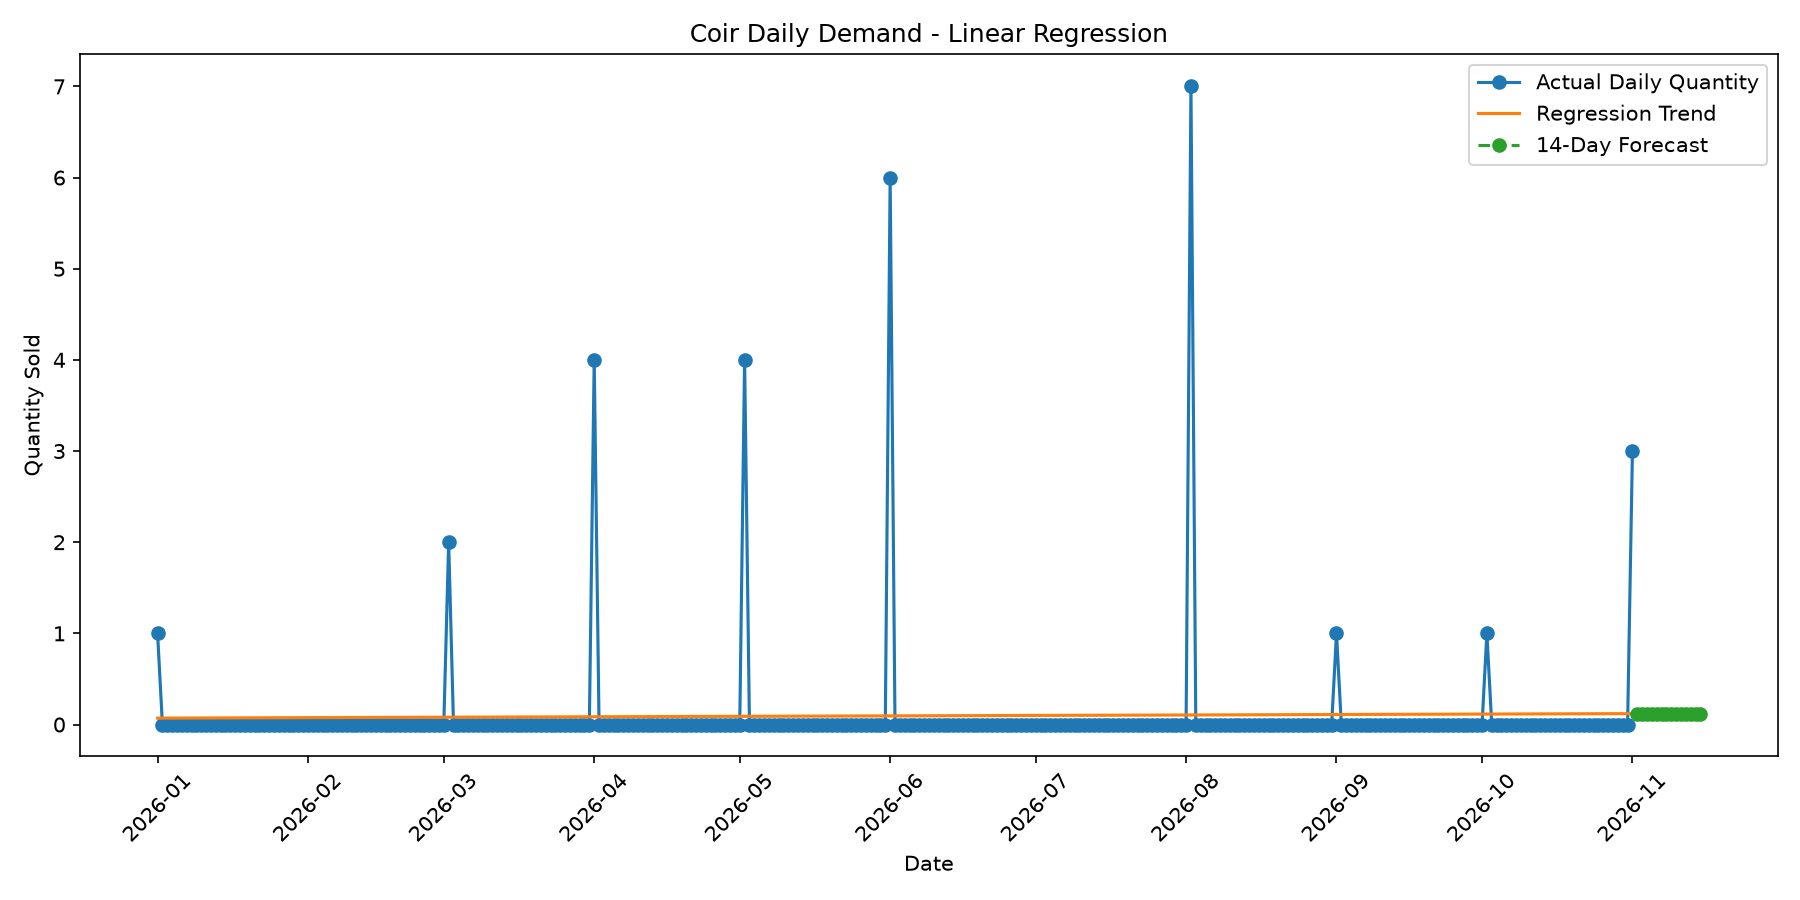

This figure's Python source:

from pathlib import Path

import pandas as pd
import numpy as np
import matplotlib.pyplot as plt

from sklearn.linear_model import LinearRegression
from sklearn.metrics import mean_absolute_error, mean_squared_error, r2_score

# 1. Load the dataset
BASE_DIR = Path(__file__).resolve().parent
file_path = BASE_DIR / "coir_daily_demand.csv"

df = pd.read_csv(file_path)

# 2. Clean the data
df["order_date"] = pd.to_datetime(
    df["order_date"], errors="coerce"
).dt.normalize()

df["demand_quantity"] = pd.to_numeric(
    df["demand_quantity"], errors="coerce"
)

df = df.dropna(
    subset=["order_date", "demand_quantity"]
)

# 3. Aggregate daily demand
daily = (
    df.groupby("order_date")["demand_quantity"]
    .sum()
    .sort_index()
)

# Fill missing dates with zero observed sales.
# Verify that missing dates really mean zero sales.
daily = daily.asfreq("D", fill_value=0)

data = pd.DataFrame({
    "order_date": daily.index,
    "demand_quantity": daily.values
})

if len(data) < 10:
    raise ValueError("Please provide at least 10 daily observations.")

# 4. Create a numerical time variable
data["day_number"] = np.arange(len(data))

X = data[["day_number"]]
y = data["demand_quantity"]

# 5. Split data chronologically (80% training, 20% testing)
split = int(len(data) * 0.8)

X_train = X.iloc[:split]
X_test = X.iloc[split:]

y_train = y.iloc[:split]
y_test = y.iloc[split:]

# 6. Train the regression model
model = LinearRegression()
model.fit(X_train, y_train)

# 7. Predict test-period demand
y_pred = model.predict(X_test)

# 8. Evaluate model performance
mae = mean_absolute_error(y_test, y_pred)
rmse = np.sqrt(mean_squared_error(y_test, y_pred))

r2 = (
    r2_score(y_test, y_pred)
    if len(y_test) >= 2
    else float("nan")
)

print("\n--- REGRESSION ANALYSIS RESULTS ---")
print("Total observations:", len(data))
print("Regression intercept:", round(model.intercept_, 2))
print("Daily trend slope:", round(model.coef_[0], 2))
print("Mean Absolute Error (MAE):", round(mae, 2))
print("Root Mean Squared Error (RMSE):", round(rmse, 2))
print("R-squared:", round(r2, 3))

# 9. Fit the final model using all available data
final_model = LinearRegression()
final_model.fit(X, y)

# 10. Forecast demand for the next 14 days
future_dates = pd.date_range(
    start=data["order_date"].max() + pd.Timedelta(days=1),
    periods=14,
    freq="D"
)

future = pd.DataFrame({
    "forecast_date": future_dates,
    "day_number": np.arange(len(data), len(data) + 14)
})

future["forecast_demand"] = (
    final_model.predict(future[["day_number"]])
    .clip(min=0)
    .round(2)
)

# 11. Save forecast results
future.to_csv(
    BASE_DIR / "coir_regression_forecast.csv",
    index=False
)

# 12. Plot actual data, regression trend and forecast
plt.figure(figsize=(12, 6))

plt.plot(
    data["order_date"],
    data["demand_quantity"],
    marker="o",
    label="Actual Daily Quantity"
)

plt.plot(
    data["order_date"],
    final_model.predict(X),
    label="Regression Trend"
)

plt.plot(
    future["forecast_date"],
    future["forecast_demand"],
    marker="o",
    linestyle="--",
    label="14-Day Forecast"
)

plt.title("Coir Daily Demand - Linear Regression")
plt.xlabel("Date")
plt.ylabel("Quantity Sold")
plt.legend()
plt.xticks(rotation=45)
plt.tight_layout()

plt.savefig(
    BASE_DIR / "coir_regression_analysis.png",
    dpi=150
)

plt.show()

print("\nForecast saved: coir_regression_forecast.csv")
print("Chart saved: coir_regression_analysis.png")
